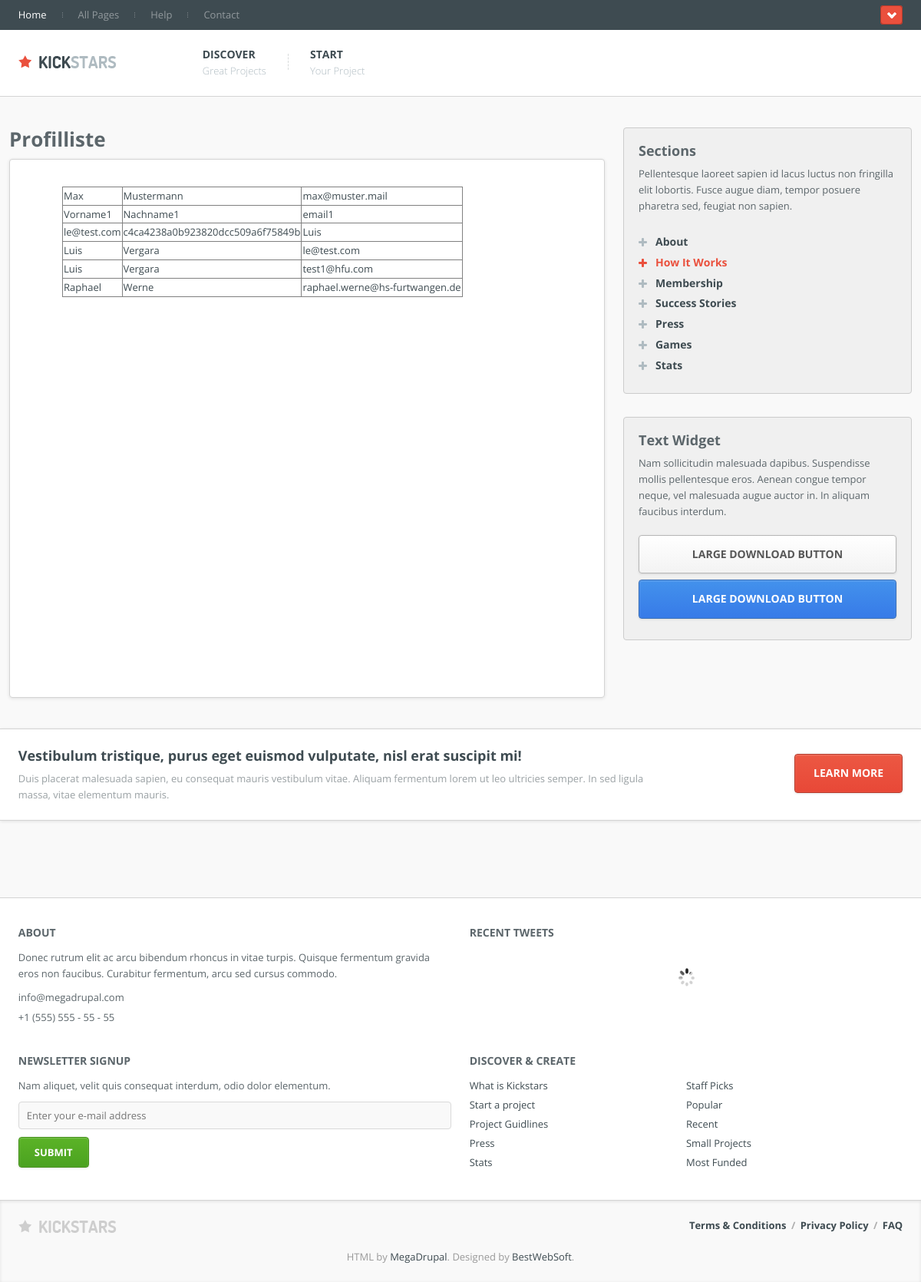
The page /clean_Pages/profList_old.php on the database its author committed.
### tables this page shows
CREATE TABLE IF NOT EXISTS `profile` (
  `id` int(11) NOT NULL AUTO_INCREMENT,
  `vorname` varchar(200) NOT NULL,
  `nachname` varchar(200) NOT NULL,
  `email` varchar(200) DEFAULT NULL,
  `password` varchar(255) NOT NULL,
  `ort` varchar(200) DEFAULT NULL,
  `bio` varchar(200) DEFAULT NULL,
  `fb` varchar(200) DEFAULT NULL,
  `youtube` varchar(200) DEFAULT NULL,
  `twitter` varchar(200) DEFAULT NULL,
  `googleplus` varchar(200) DEFAULT NULL,
  `bild` longtext,
  `category` int(11) DEFAULT NULL,
  PRIMARY KEY (`id`)
);

### clean_Pages/profList_old.php (the view, shortened to what this page needs)
<!DOCTYPE html>
<html>
<head>
    <link rel="stylesheet" href="css/normalize.css"/>
    <link rel="stylesheet" href="css/jquery.sidr.light.css"/>
    <link rel="stylesheet" href="css/style.css"/>
    <link rel="stylesheet" href="css/responsive.css"/>
</head>
<body>
<div id="wrapper">
    <header id="header">
        <div class="wrap-top-menu">
            <div class="container_12 clearfix">
                <div class="grid_12">
                    <nav class="top-menu">
                        <ul id="main-menu" class="nav nav-horizontal clearfix">
                            <li class="active"><a href="index-2.html">Home</a></li>
                            <li><a href="all-pages.html">All Pages</a></li>
                            <li><a href="how-it-work.html">Help</a></li>
                            <li><a href="contact.html">Contact</a></li>
                        </ul>
                    </nav>
                    <i id="sys_btn_toggle_search" class="icon iBtnRed make-right"></i>
                </div>
            </div>
        </div>
        <div class="container_12 clearfix">
            <div class="grid_12 header-content">
                <div class="header-left">
                    <h1 id="logo">
                        <a href="index-2.html"><img src="images/logo.png" alt="$SITE_NAME"/></a>
                    </h1>
                    <div class="main-nav clearfix">
                        <div class="nav-item">
                            <a href="#" class="nav-title">Discover</a>
                            <p class="rs nav-description">Great Projects</p>
                        </div>
                        <div class="nav-item">
                            <a href="#" class="nav-title">Start</a>
                            <p class="rs nav-description">Your Project</p>
                        </div>
                    </div>
                </div>
            </div>
        </div>
    </header>
    <div class="layout-2cols">
        <div class="content grid_8">
            <div class="single-page">
                <h2 class="rs single-title">Profilliste</h2>
                <div class="box-single-content">
                    <div class="editor-content">
                        <ul style="list-style: decimal">
							<?php
							 $link = mysqli_connect("localhost", "root", "!asdf#FDSA!", "crowd");
							 $sql = "SELECT  * FROM `profile` ";
							 $db_erg = mysqli_query( $link, $sql );
							    echo '<table border="1">';
								while ($zeile = mysqli_fetch_array( $db_erg, MYSQL_ASSOC))
								{
								  echo "<tr>";
								  echo "<td>";
								  echo '<a href="profile.php?id=' . $zeile['id']. '">';
							      echo $zeile['vorname']. "</a>";
								  echo "</td>";
								  echo "<td>";
								  echo '<a href="profile.php?id=' . $zeile['id']. '">';
							      echo $zeile['nachname'].  "</a>";
								  echo "</td>";
								  echo "<td>";
								  echo '<a href="profile.php?id=' . $zeile['id']. '">';
							      echo $zeile['email']. "</a>";
								  echo "</td>";
								  echo "</tr>";
								}
								echo "</table>";
							 ?>
						</ul>
                        <div id="map-canvas" style="height:450px">
                        </div>
                        <div class="social-sharing">
                        </div>
                    </div>
                </div>
            </div>
        </div>
        <div class="sidebar grid_4">
            <div class="box-gray">
                <h3 class="title-box">Sections</h3>
                <p class="rs description pb20">Pellentesque laoreet sapien id lacus luctus non fringilla elit lobortis. Fusce augue diam, tempor posuere pharetra sed, feugiat non sapien.</p>
                <ul class="rs nav nav-category">
                    <li>
                        <a href="#">
                            About
                            <i class="icon iPlugGray"></i>
                        </a>
                    </li>
                    <li class="active">
                        <a href="#">
                            How It Works
                            <i class="icon iPlugGray"></i>
                        </a>
                    </li>
                    <li>
                        <a href="#">
                            Membership
                            <i class="icon iPlugGray"></i>
                        </a>
                    </li>
                    <li>
                        <a href="#">
                            Success Stories
                            <i class="icon iPlugGray"></i>
                        </a>
                    </li>
                    <li>
                        <a href="#">
                            Press
                            <i class="icon iPlugGray"></i>
                        </a>
                    </li>
                    <li>
                        <a href="#">
                            Games
                            <i class="icon iPlugGray"></i>
                        </a>
                    </li>
                    <li>
                        <a href="#">
                            Stats
                            <i class="icon iPlugGray"></i>
                        </a>
                    </li>
                </ul>
            </div>
            <div class="box-gray">
                <h3 class="title-box">Text Widget</h3>
                <p class="rs description pb20">Nam sollicitudin malesuada dapibus. Suspendisse mollis pellentesque eros. Aenean congue tempor neque, vel malesuada augue auctor in. In aliquam faucibus interdum.</p>
                <a class="btn bigger fill-width btn-white" href="#">Large download button</a>
                <a class="btn bigger fill-width btn-blue" href="#">Large download button</a>
            </div>
        </div>
    </div>
    <div class="additional-info-line">
        <div class="container_12">
            <div class="grid_9">
                <h2 class="rs title">Vestibulum tristique, purus eget euismod vulputate, nisl erat suscipit mi!</h2>
                <p class="rs description">Duis placerat malesuada sapien, eu consequat mauris vestibulum vitae. Aliquam fermentum lorem ut leo ultricies semper. In sed ligula massa, vitae elementum mauris.</p>
            </div>
            <div class="grid_3 ta-r">
                <a class="btn bigger btn-red" href="#">Learn more</a>
            </div>
        </div>
    </div>
    <footer id="footer">
        <div class="container_12 main-footer">
            <div class="grid_3 about-us">
                <h3 class="rs title">About</h3>
                <p class="rs description">Donec rutrum elit ac arcu bibendum rhoncus in vitae turpis. Quisque fermentum gravida eros non faucibus. Curabitur fermentum, arcu sed cursus commodo.</p>
                <p class="rs email"><a class="fc-default  be-fc-orange" href="mailto:info@megadrupal.com">info@megadrupal.com</a></p>
                <p class="rs">+1 (555) 555 - 55 - 55</p>
            </div>
            <div class="grid_3 recent-tweets">
                <h3 class="rs title">Recent Tweets</h3>
                <div class="lst-tweets" id="sys_lst_tweets">
                    <p class="rs ta-c fc-white">
                        loading Twitter <br />
                        <img src="images/ajax-loader.gif" alt="loading"/>
                    </p>
                </div>
            </div>
            <div class="grid_3 email-newsletter">
                <h3 class="rs title">Newsletter Signup</h3>
                <div class="inner">
                    <p class="rs description">Nam aliquet, velit quis consequat interdum, odio dolor elementum.</p>
                    <form action="#">
                        <div class="form form-email">
                            <label class="lbl" for="txt-email">
                                <input id="txt-email" type="text" class="txt fill-width" placeholder="Enter your e-mail address"/>
                            </label>
                            <button class="btn btn-green" type="submit">Submit</button>
                        </div>
                    </form>
                </div>
            </div>
            <div class="grid_3">
                <h3 class="rs title">Discover &amp; Create</h3>
                <div class="footer-menu">
                    <ul class="rs">
                        <li><a class="be-fc-orange" href="#">What is Kickstars</a></li>
                        <li><a class="be-fc-orange" href="#">Start a project</a></li>
                        <li><a class="be-fc-orange" href="#">Project Guidlines</a></li>
                        <li><a class="be-fc-orange" href="#">Press</a></li>
                        <li><a class="be-fc-orange" href="#">Stats</a></li>
                    </ul>
                    <ul class="rs">
                        <li><a class="be-fc-orange" href="#">Staff Picks</a></li>
                        <li><a class="be-fc-orange" href="#">Popular</a></li>
                        <li><a class="be-fc-orange" href="#">Recent</a></li>
                        <li><a class="be-fc-orange" href="#">Small Projects</a></li>
                        <li><a class="be-fc-orange" href="#">Most Funded</a></li>
                    </ul>
                </div>
            </div>
        </div>
        <div class="copyright">
            <div class="container_12">
                <div class="grid_12">
                    <a class="logo-footer" href="index-2.html"><img src="images/logo-2.png" alt="$SITE_NAME"/></a>
                    <p class="rs term-privacy">
                        <a class="fw-b be-fc-orange" href="single.html">Terms & Conditions</a>
                        <span class="sep">/</span>
                        <a class="fw-b be-fc-orange" href="single.html">Privacy Policy</a>
                        <span class="sep">/</span>
                        <a class="fw-b be-fc-orange" href="#">FAQ</a>
                    </p>
                    <p class="rs ta-c fc-gray-dark site-copyright">HTML by <a href="http://megadrupal.com/" title="Drupal Developers" target="_blank">MegaDrupal</a>. Designed by <a href="http://bestwebsoft.com/" title="Web development company" target="_blank">BestWebSoft</a>.</p>
                </div>
            </div>
        </div>
    </footer>
</div>
</body>
</html>

### clean_Pages/css/responsive.css (style rules this page uses)
@media screen and (max-device-width:  979px), screen and (max-width:  979px) { .container_12 { width: 98%; } }
@media screen and (max-device-width:  979px), screen and (max-width:  979px) { .layout-2cols { width: 100%; } }
@media screen and (max-device-width:  979px), screen and (max-width:  979px) { #header .header-content { padding: 12px 0 22px; } }
@media screen and (max-device-width:  979px), screen and (max-width:  979px) { #header .wrap-top-menu { padding: 7px 0; } }
@media screen and (max-device-width:  979px), screen and (max-width:  979px) { #header .top-menu { margin-top: 2px; } }
@media screen and (max-device-width:  979px), screen and (max-width:  979px) { #header .wrap-top-menu .iBtnRed { display: block; } }
@media screen and (max-device-width:  979px), screen and (max-width:  979px) { .header-content .header-left { width: 100%; padding-top: 10px; } }
@media screen and (max-device-width:  979px), screen and (max-width:  979px) { .form .txt.fill-width { width: 100%; } }
@media screen and (max-device-width:  979px), screen and (max-width:  979px) { #footer .main-footer .grid_3 { width: 48%; } }
@media screen and (max-device-width:  979px), screen and (max-width:  979px) { #footer .footer-menu > ul { float: left; width: 50%; } }
@media screen and (max-device-width:  979px), screen and (max-width:  979px) { #footer .footer-menu > ul:first-child { width: 50%; } }
@media screen and (max-device-width:  979px), screen and (max-width:  979px) { #footer .site-copyright { padding-top: 40px; } }

### clean_Pages/profList_old.php (style rules this page uses)
html { height: 100% }
body { height: 100%; margin: 0; padding: 0 }
#map-canvas { height: 100% }

### rows shown on the page
profile: vorname "Max", nachname "Mustermann", email "max@muster.mail"
profile: vorname "Vorname1", nachname "Nachname1", email "email1"
profile: vorname "le@test.com", nachname "c4ca4238a0b923820dcc509a6f75849b", email "Luis"
profile: vorname "Luis", nachname "Vergara", email "le@test.com"
profile: vorname "Luis", nachname "Vergara", email "test1@hfu.com"
profile: vorname "Raphael", nachname "Werne", email "raphael.werne@hs-furtwangen.de"
